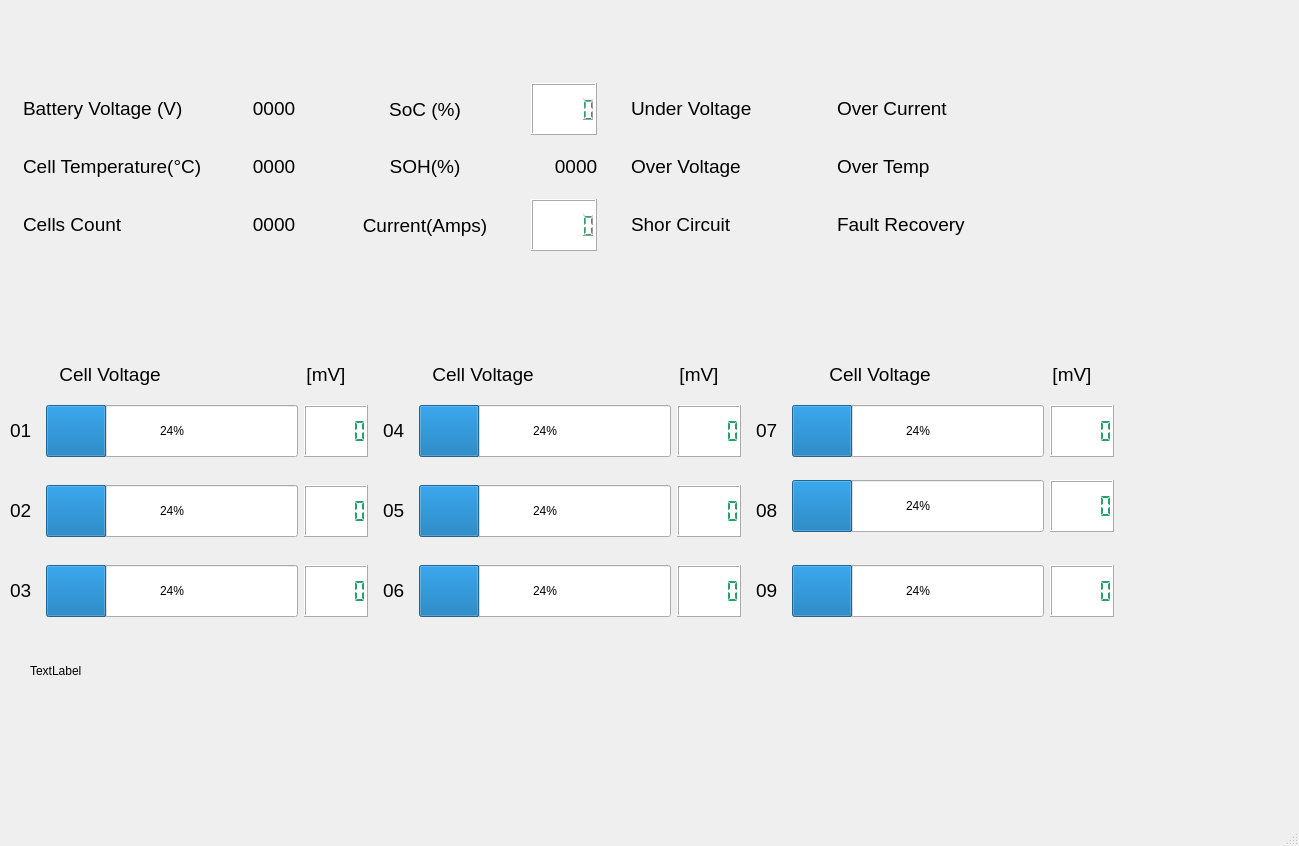
<?xml version="1.0" encoding="UTF-8"?>
<ui version="4.0">
 <class>MainWindow</class>
 <widget class="QMainWindow" name="MainWindow">
  <property name="geometry">
   <rect>
    <x>0</x>
    <y>0</y>
    <width>1299</width>
    <height>846</height>
   </rect>
  </property>
  <property name="minimumSize">
   <size>
    <width>1128</width>
    <height>700</height>
   </size>
  </property>
  <property name="windowTitle">
   <string>MainWindow</string>
  </property>
  <widget class="QWidget" name="centralwidget">
   <widget class="QLabel" name="label">
    <property name="geometry">
     <rect>
      <x>10</x>
      <y>405</y>
      <width>30</width>
      <height>50</height>
     </rect>
    </property>
    <property name="minimumSize">
     <size>
      <width>30</width>
      <height>50</height>
     </size>
    </property>
    <property name="font">
     <font>
      <pointsize>14</pointsize>
     </font>
    </property>
    <property name="text">
     <string>01</string>
    </property>
   </widget>
   <widget class="QLabel" name="label_25">
    <property name="geometry">
     <rect>
      <x>281</x>
      <y>349</y>
      <width>90</width>
      <height>50</height>
     </rect>
    </property>
    <property name="minimumSize">
     <size>
      <width>90</width>
      <height>50</height>
     </size>
    </property>
    <property name="font">
     <font>
      <pointsize>14</pointsize>
     </font>
    </property>
    <property name="text">
     <string>[mV]</string>
    </property>
    <property name="textFormat">
     <enum>Qt::PlainText</enum>
    </property>
    <property name="alignment">
     <set>Qt::AlignCenter</set>
    </property>
   </widget>
   <widget class="QLabel" name="label_28">
    <property name="geometry">
     <rect>
      <x>10</x>
      <y>349</y>
      <width>200</width>
      <height>50</height>
     </rect>
    </property>
    <property name="minimumSize">
     <size>
      <width>200</width>
      <height>50</height>
     </size>
    </property>
    <property name="font">
     <font>
      <pointsize>14</pointsize>
     </font>
    </property>
    <property name="text">
     <string>Cell Voltage</string>
    </property>
    <property name="textFormat">
     <enum>Qt::PlainText</enum>
    </property>
    <property name="alignment">
     <set>Qt::AlignCenter</set>
    </property>
   </widget>
   <widget class="QLabel" name="label_29">
    <property name="geometry">
     <rect>
      <x>383</x>
      <y>349</y>
      <width>200</width>
      <height>50</height>
     </rect>
    </property>
    <property name="minimumSize">
     <size>
      <width>200</width>
      <height>50</height>
     </size>
    </property>
    <property name="font">
     <font>
      <pointsize>14</pointsize>
     </font>
    </property>
    <property name="text">
     <string>Cell Voltage</string>
    </property>
    <property name="textFormat">
     <enum>Qt::PlainText</enum>
    </property>
    <property name="alignment">
     <set>Qt::AlignCenter</set>
    </property>
   </widget>
   <widget class="QLabel" name="label_26">
    <property name="geometry">
     <rect>
      <x>654</x>
      <y>349</y>
      <width>90</width>
      <height>50</height>
     </rect>
    </property>
    <property name="minimumSize">
     <size>
      <width>90</width>
      <height>50</height>
     </size>
    </property>
    <property name="font">
     <font>
      <pointsize>14</pointsize>
     </font>
    </property>
    <property name="text">
     <string>[mV]</string>
    </property>
    <property name="textFormat">
     <enum>Qt::PlainText</enum>
    </property>
    <property name="alignment">
     <set>Qt::AlignCenter</set>
    </property>
   </widget>
   <widget class="QLabel" name="label_30">
    <property name="geometry">
     <rect>
      <x>780</x>
      <y>349</y>
      <width>200</width>
      <height>50</height>
     </rect>
    </property>
    <property name="minimumSize">
     <size>
      <width>200</width>
      <height>50</height>
     </size>
    </property>
    <property name="font">
     <font>
      <pointsize>14</pointsize>
     </font>
    </property>
    <property name="text">
     <string>Cell Voltage</string>
    </property>
    <property name="textFormat">
     <enum>Qt::PlainText</enum>
    </property>
    <property name="alignment">
     <set>Qt::AlignCenter</set>
    </property>
   </widget>
   <widget class="QLabel" name="label_27">
    <property name="geometry">
     <rect>
      <x>1027</x>
      <y>349</y>
      <width>90</width>
      <height>50</height>
     </rect>
    </property>
    <property name="minimumSize">
     <size>
      <width>90</width>
      <height>50</height>
     </size>
    </property>
    <property name="font">
     <font>
      <pointsize>14</pointsize>
     </font>
    </property>
    <property name="text">
     <string>[mV]</string>
    </property>
    <property name="textFormat">
     <enum>Qt::PlainText</enum>
    </property>
    <property name="alignment">
     <set>Qt::AlignCenter</set>
    </property>
   </widget>
   <widget class="QLabel" name="label_32">
    <property name="geometry">
     <rect>
      <x>23</x>
      <y>83</y>
      <width>200</width>
      <height>50</height>
     </rect>
    </property>
    <property name="minimumSize">
     <size>
      <width>200</width>
      <height>50</height>
     </size>
    </property>
    <property name="font">
     <font>
      <pointsize>14</pointsize>
     </font>
    </property>
    <property name="text">
     <string>Battery Voltage (V)</string>
    </property>
    <property name="textFormat">
     <enum>Qt::PlainText</enum>
    </property>
    <property name="alignment">
     <set>Qt::AlignLeading|Qt::AlignLeft|Qt::AlignVCenter</set>
    </property>
   </widget>
   <widget class="QLabel" name="battery_Voltage">
    <property name="geometry">
     <rect>
      <x>229</x>
      <y>83</y>
      <width>90</width>
      <height>50</height>
     </rect>
    </property>
    <property name="minimumSize">
     <size>
      <width>90</width>
      <height>50</height>
     </size>
    </property>
    <property name="font">
     <font>
      <pointsize>14</pointsize>
     </font>
    </property>
    <property name="text">
     <string>0000</string>
    </property>
    <property name="textFormat">
     <enum>Qt::PlainText</enum>
    </property>
    <property name="alignment">
     <set>Qt::AlignCenter</set>
    </property>
   </widget>
   <widget class="QLabel" name="label_2">
    <property name="geometry">
     <rect>
      <x>30</x>
      <y>660</y>
      <width>1061</width>
      <height>21</height>
     </rect>
    </property>
    <property name="text">
     <string>TextLabel</string>
    </property>
   </widget>
   <widget class="QLabel" name="label_34">
    <property name="geometry">
     <rect>
      <x>23</x>
      <y>141</y>
      <width>200</width>
      <height>50</height>
     </rect>
    </property>
    <property name="minimumSize">
     <size>
      <width>200</width>
      <height>50</height>
     </size>
    </property>
    <property name="font">
     <font>
      <pointsize>14</pointsize>
     </font>
    </property>
    <property name="text">
     <string>Cell Temperature(°C)</string>
    </property>
    <property name="textFormat">
     <enum>Qt::PlainText</enum>
    </property>
    <property name="alignment">
     <set>Qt::AlignLeading|Qt::AlignLeft|Qt::AlignVCenter</set>
    </property>
   </widget>
   <widget class="QLabel" name="soh">
    <property name="geometry">
     <rect>
      <x>531</x>
      <y>141</y>
      <width>90</width>
      <height>50</height>
     </rect>
    </property>
    <property name="minimumSize">
     <size>
      <width>90</width>
      <height>50</height>
     </size>
    </property>
    <property name="font">
     <font>
      <pointsize>14</pointsize>
     </font>
    </property>
    <property name="text">
     <string>0000</string>
    </property>
    <property name="textFormat">
     <enum>Qt::PlainText</enum>
    </property>
    <property name="alignment">
     <set>Qt::AlignCenter</set>
    </property>
   </widget>
   <widget class="QLabel" name="label_40">
    <property name="geometry">
     <rect>
      <x>325</x>
      <y>141</y>
      <width>200</width>
      <height>50</height>
     </rect>
    </property>
    <property name="minimumSize">
     <size>
      <width>200</width>
      <height>50</height>
     </size>
    </property>
    <property name="font">
     <font>
      <pointsize>14</pointsize>
     </font>
    </property>
    <property name="text">
     <string>SOH(%)</string>
    </property>
    <property name="textFormat">
     <enum>Qt::PlainText</enum>
    </property>
    <property name="alignment">
     <set>Qt::AlignCenter</set>
    </property>
   </widget>
   <widget class="QLabel" name="cells_count">
    <property name="geometry">
     <rect>
      <x>229</x>
      <y>199</y>
      <width>90</width>
      <height>50</height>
     </rect>
    </property>
    <property name="minimumSize">
     <size>
      <width>90</width>
      <height>50</height>
     </size>
    </property>
    <property name="font">
     <font>
      <pointsize>14</pointsize>
     </font>
    </property>
    <property name="text">
     <string>0000</string>
    </property>
    <property name="textFormat">
     <enum>Qt::PlainText</enum>
    </property>
    <property name="alignment">
     <set>Qt::AlignCenter</set>
    </property>
   </widget>
   <widget class="QLabel" name="battery_temperature">
    <property name="geometry">
     <rect>
      <x>229</x>
      <y>141</y>
      <width>90</width>
      <height>50</height>
     </rect>
    </property>
    <property name="minimumSize">
     <size>
      <width>90</width>
      <height>50</height>
     </size>
    </property>
    <property name="font">
     <font>
      <pointsize>14</pointsize>
     </font>
    </property>
    <property name="text">
     <string>0000</string>
    </property>
    <property name="textFormat">
     <enum>Qt::PlainText</enum>
    </property>
    <property name="alignment">
     <set>Qt::AlignCenter</set>
    </property>
   </widget>
   <widget class="QLabel" name="label_36">
    <property name="geometry">
     <rect>
      <x>23</x>
      <y>199</y>
      <width>200</width>
      <height>50</height>
     </rect>
    </property>
    <property name="minimumSize">
     <size>
      <width>200</width>
      <height>50</height>
     </size>
    </property>
    <property name="font">
     <font>
      <pointsize>14</pointsize>
     </font>
    </property>
    <property name="text">
     <string>Cells Count</string>
    </property>
    <property name="textFormat">
     <enum>Qt::PlainText</enum>
    </property>
    <property name="alignment">
     <set>Qt::AlignLeading|Qt::AlignLeft|Qt::AlignVCenter</set>
    </property>
   </widget>
   <widget class="QLabel" name="label_23">
    <property name="geometry">
     <rect>
      <x>756</x>
      <y>565</y>
      <width>30</width>
      <height>50</height>
     </rect>
    </property>
    <property name="minimumSize">
     <size>
      <width>30</width>
      <height>50</height>
     </size>
    </property>
    <property name="font">
     <font>
      <pointsize>14</pointsize>
     </font>
    </property>
    <property name="text">
     <string>09</string>
    </property>
   </widget>
   <widget class="QLabel" name="label_15">
    <property name="geometry">
     <rect>
      <x>383</x>
      <y>485</y>
      <width>30</width>
      <height>50</height>
     </rect>
    </property>
    <property name="minimumSize">
     <size>
      <width>30</width>
      <height>50</height>
     </size>
    </property>
    <property name="font">
     <font>
      <pointsize>14</pointsize>
     </font>
    </property>
    <property name="text">
     <string>05</string>
    </property>
   </widget>
   <widget class="QLabel" name="label_5">
    <property name="geometry">
     <rect>
      <x>10</x>
      <y>565</y>
      <width>30</width>
      <height>50</height>
     </rect>
    </property>
    <property name="minimumSize">
     <size>
      <width>30</width>
      <height>50</height>
     </size>
    </property>
    <property name="font">
     <font>
      <pointsize>14</pointsize>
     </font>
    </property>
    <property name="text">
     <string>03</string>
    </property>
   </widget>
   <widget class="QLabel" name="label_17">
    <property name="geometry">
     <rect>
      <x>383</x>
      <y>565</y>
      <width>30</width>
      <height>50</height>
     </rect>
    </property>
    <property name="minimumSize">
     <size>
      <width>30</width>
      <height>50</height>
     </size>
    </property>
    <property name="font">
     <font>
      <pointsize>14</pointsize>
     </font>
    </property>
    <property name="text">
     <string>06</string>
    </property>
   </widget>
   <widget class="QLabel" name="label_19">
    <property name="geometry">
     <rect>
      <x>756</x>
      <y>405</y>
      <width>30</width>
      <height>50</height>
     </rect>
    </property>
    <property name="minimumSize">
     <size>
      <width>30</width>
      <height>50</height>
     </size>
    </property>
    <property name="font">
     <font>
      <pointsize>14</pointsize>
     </font>
    </property>
    <property name="text">
     <string>07</string>
    </property>
   </widget>
   <widget class="QLabel" name="label_21">
    <property name="geometry">
     <rect>
      <x>756</x>
      <y>485</y>
      <width>30</width>
      <height>50</height>
     </rect>
    </property>
    <property name="minimumSize">
     <size>
      <width>30</width>
      <height>50</height>
     </size>
    </property>
    <property name="font">
     <font>
      <pointsize>14</pointsize>
     </font>
    </property>
    <property name="text">
     <string>08</string>
    </property>
   </widget>
   <widget class="QLabel" name="label_3">
    <property name="geometry">
     <rect>
      <x>10</x>
      <y>485</y>
      <width>30</width>
      <height>50</height>
     </rect>
    </property>
    <property name="minimumSize">
     <size>
      <width>30</width>
      <height>50</height>
     </size>
    </property>
    <property name="font">
     <font>
      <pointsize>14</pointsize>
     </font>
    </property>
    <property name="text">
     <string>02</string>
    </property>
   </widget>
   <widget class="QLabel" name="label_13">
    <property name="geometry">
     <rect>
      <x>383</x>
      <y>405</y>
      <width>30</width>
      <height>50</height>
     </rect>
    </property>
    <property name="minimumSize">
     <size>
      <width>30</width>
      <height>50</height>
     </size>
    </property>
    <property name="font">
     <font>
      <pointsize>14</pointsize>
     </font>
    </property>
    <property name="text">
     <string>04</string>
    </property>
   </widget>
   <widget class="QLabel" name="UV_status">
    <property name="geometry">
     <rect>
      <x>631</x>
      <y>83</y>
      <width>150</width>
      <height>50</height>
     </rect>
    </property>
    <property name="minimumSize">
     <size>
      <width>120</width>
      <height>50</height>
     </size>
    </property>
    <property name="font">
     <font>
      <pointsize>14</pointsize>
     </font>
    </property>
    <property name="text">
     <string>Under Voltage</string>
    </property>
    <property name="textFormat">
     <enum>Qt::PlainText</enum>
    </property>
    <property name="alignment">
     <set>Qt::AlignLeading|Qt::AlignLeft|Qt::AlignVCenter</set>
    </property>
   </widget>
   <widget class="QLabel" name="OV_status">
    <property name="geometry">
     <rect>
      <x>631</x>
      <y>141</y>
      <width>150</width>
      <height>50</height>
     </rect>
    </property>
    <property name="minimumSize">
     <size>
      <width>150</width>
      <height>50</height>
     </size>
    </property>
    <property name="font">
     <font>
      <pointsize>14</pointsize>
     </font>
    </property>
    <property name="text">
     <string>Over Voltage</string>
    </property>
    <property name="textFormat">
     <enum>Qt::PlainText</enum>
    </property>
    <property name="alignment">
     <set>Qt::AlignLeading|Qt::AlignLeft|Qt::AlignVCenter</set>
    </property>
   </widget>
   <widget class="QLabel" name="SC_status">
    <property name="geometry">
     <rect>
      <x>631</x>
      <y>199</y>
      <width>150</width>
      <height>50</height>
     </rect>
    </property>
    <property name="minimumSize">
     <size>
      <width>150</width>
      <height>50</height>
     </size>
    </property>
    <property name="font">
     <font>
      <pointsize>14</pointsize>
     </font>
    </property>
    <property name="text">
     <string>Shor Circuit</string>
    </property>
    <property name="textFormat">
     <enum>Qt::PlainText</enum>
    </property>
    <property name="alignment">
     <set>Qt::AlignLeading|Qt::AlignLeft|Qt::AlignVCenter</set>
    </property>
   </widget>
   <widget class="QLabel" name="OC_status">
    <property name="geometry">
     <rect>
      <x>837</x>
      <y>83</y>
      <width>150</width>
      <height>50</height>
     </rect>
    </property>
    <property name="minimumSize">
     <size>
      <width>150</width>
      <height>50</height>
     </size>
    </property>
    <property name="font">
     <font>
      <pointsize>14</pointsize>
     </font>
    </property>
    <property name="text">
     <string>Over Current</string>
    </property>
    <property name="textFormat">
     <enum>Qt::PlainText</enum>
    </property>
    <property name="alignment">
     <set>Qt::AlignLeading|Qt::AlignLeft|Qt::AlignVCenter</set>
    </property>
   </widget>
   <widget class="QLabel" name="OT_status">
    <property name="geometry">
     <rect>
      <x>837</x>
      <y>141</y>
      <width>150</width>
      <height>50</height>
     </rect>
    </property>
    <property name="minimumSize">
     <size>
      <width>150</width>
      <height>50</height>
     </size>
    </property>
    <property name="font">
     <font>
      <pointsize>14</pointsize>
     </font>
    </property>
    <property name="text">
     <string>Over Temp</string>
    </property>
    <property name="textFormat">
     <enum>Qt::PlainText</enum>
    </property>
    <property name="alignment">
     <set>Qt::AlignLeading|Qt::AlignLeft|Qt::AlignVCenter</set>
    </property>
   </widget>
   <widget class="QLabel" name="fault_status">
    <property name="geometry">
     <rect>
      <x>837</x>
      <y>199</y>
      <width>150</width>
      <height>50</height>
     </rect>
    </property>
    <property name="minimumSize">
     <size>
      <width>150</width>
      <height>50</height>
     </size>
    </property>
    <property name="font">
     <font>
      <pointsize>14</pointsize>
     </font>
    </property>
    <property name="text">
     <string>Fault Recovery</string>
    </property>
    <property name="textFormat">
     <enum>Qt::PlainText</enum>
    </property>
    <property name="alignment">
     <set>Qt::AlignLeading|Qt::AlignLeft|Qt::AlignVCenter</set>
    </property>
   </widget>
   <widget class="QWidget" name="layoutWidget">
    <property name="geometry">
     <rect>
      <x>46</x>
      <y>405</y>
      <width>322</width>
      <height>52</height>
     </rect>
    </property>
    <layout class="QHBoxLayout" name="horizontalLayout">
     <item>
      <widget class="QProgressBar" name="progressBar_cell1">
       <property name="sizePolicy">
        <sizepolicy hsizetype="Expanding" vsizetype="Expanding">
         <horstretch>0</horstretch>
         <verstretch>0</verstretch>
        </sizepolicy>
       </property>
       <property name="minimumSize">
        <size>
         <width>250</width>
         <height>50</height>
        </size>
       </property>
       <property name="value">
        <number>24</number>
       </property>
      </widget>
     </item>
     <item>
      <widget class="QLCDNumber" name="V_cell_1">
       <property name="styleSheet">
        <string notr="true">QLCDNumber{
    color: rgb(38, 162, 105);    
    background-color: rgb(255, 255, 255);
}</string>
       </property>
       <property name="segmentStyle">
        <enum>QLCDNumber::Flat</enum>
       </property>
      </widget>
     </item>
    </layout>
   </widget>
   <widget class="QWidget" name="layoutWidget">
    <property name="geometry">
     <rect>
      <x>46</x>
      <y>485</y>
      <width>322</width>
      <height>52</height>
     </rect>
    </property>
    <layout class="QHBoxLayout" name="horizontalLayout_2">
     <item>
      <widget class="QProgressBar" name="progressBar_cell2">
       <property name="sizePolicy">
        <sizepolicy hsizetype="Expanding" vsizetype="Expanding">
         <horstretch>0</horstretch>
         <verstretch>0</verstretch>
        </sizepolicy>
       </property>
       <property name="minimumSize">
        <size>
         <width>250</width>
         <height>50</height>
        </size>
       </property>
       <property name="value">
        <number>24</number>
       </property>
      </widget>
     </item>
     <item>
      <widget class="QLCDNumber" name="V_cell_2">
       <property name="styleSheet">
        <string notr="true">QLCDNumber{
    color: rgb(38, 162, 105);    
    background-color: rgb(255, 255, 255);
}</string>
       </property>
       <property name="segmentStyle">
        <enum>QLCDNumber::Flat</enum>
       </property>
      </widget>
     </item>
    </layout>
   </widget>
   <widget class="QWidget" name="layoutWidget">
    <property name="geometry">
     <rect>
      <x>46</x>
      <y>565</y>
      <width>322</width>
      <height>52</height>
     </rect>
    </property>
    <layout class="QHBoxLayout" name="horizontalLayout_3">
     <item>
      <widget class="QProgressBar" name="progressBar_cell3">
       <property name="sizePolicy">
        <sizepolicy hsizetype="Expanding" vsizetype="Expanding">
         <horstretch>0</horstretch>
         <verstretch>0</verstretch>
        </sizepolicy>
       </property>
       <property name="minimumSize">
        <size>
         <width>250</width>
         <height>50</height>
        </size>
       </property>
       <property name="value">
        <number>24</number>
       </property>
      </widget>
     </item>
     <item>
      <widget class="QLCDNumber" name="V_cell_3">
       <property name="styleSheet">
        <string notr="true">QLCDNumber{
    color: rgb(38, 162, 105);    
    background-color: rgb(255, 255, 255);
}</string>
       </property>
       <property name="segmentStyle">
        <enum>QLCDNumber::Flat</enum>
       </property>
      </widget>
     </item>
    </layout>
   </widget>
   <widget class="QWidget" name="layoutWidget">
    <property name="geometry">
     <rect>
      <x>419</x>
      <y>405</y>
      <width>322</width>
      <height>52</height>
     </rect>
    </property>
    <layout class="QHBoxLayout" name="horizontalLayout_4">
     <item>
      <widget class="QProgressBar" name="progressBar_cell4">
       <property name="sizePolicy">
        <sizepolicy hsizetype="Expanding" vsizetype="Expanding">
         <horstretch>0</horstretch>
         <verstretch>0</verstretch>
        </sizepolicy>
       </property>
       <property name="minimumSize">
        <size>
         <width>250</width>
         <height>50</height>
        </size>
       </property>
       <property name="value">
        <number>24</number>
       </property>
      </widget>
     </item>
     <item>
      <widget class="QLCDNumber" name="V_cell_4">
       <property name="styleSheet">
        <string notr="true">QLCDNumber{
    color: rgb(38, 162, 105);    
    background-color: rgb(255, 255, 255);
}</string>
       </property>
       <property name="segmentStyle">
        <enum>QLCDNumber::Flat</enum>
       </property>
      </widget>
     </item>
    </layout>
   </widget>
   <widget class="QWidget" name="layoutWidget">
    <property name="geometry">
     <rect>
      <x>419</x>
      <y>485</y>
      <width>322</width>
      <height>52</height>
     </rect>
    </property>
    <layout class="QHBoxLayout" name="horizontalLayout_5">
     <item>
      <widget class="QProgressBar" name="progressBar_cell5">
       <property name="sizePolicy">
        <sizepolicy hsizetype="Expanding" vsizetype="Expanding">
         <horstretch>0</horstretch>
         <verstretch>0</verstretch>
        </sizepolicy>
       </property>
       <property name="minimumSize">
        <size>
         <width>250</width>
         <height>50</height>
        </size>
       </property>
       <property name="value">
        <number>24</number>
       </property>
      </widget>
     </item>
     <item>
      <widget class="QLCDNumber" name="V_cell_5">
       <property name="styleSheet">
        <string notr="true">QLCDNumber{
    color: rgb(38, 162, 105);    
    background-color: rgb(255, 255, 255);
}</string>
       </property>
       <property name="segmentStyle">
        <enum>QLCDNumber::Flat</enum>
       </property>
      </widget>
     </item>
    </layout>
   </widget>
   <widget class="QWidget" name="layoutWidget">
    <property name="geometry">
     <rect>
      <x>419</x>
      <y>565</y>
      <width>322</width>
      <height>52</height>
     </rect>
    </property>
    <layout class="QHBoxLayout" name="horizontalLayout_6">
     <item>
      <widget class="QProgressBar" name="progressBar_cell6">
       <property name="sizePolicy">
        <sizepolicy hsizetype="Expanding" vsizetype="Expanding">
         <horstretch>0</horstretch>
         <verstretch>0</verstretch>
        </sizepolicy>
       </property>
       <property name="minimumSize">
        <size>
         <width>250</width>
         <height>50</height>
        </size>
       </property>
       <property name="value">
        <number>24</number>
       </property>
      </widget>
     </item>
     <item>
      <widget class="QLCDNumber" name="V_cell_6">
       <property name="styleSheet">
        <string notr="true">QLCDNumber{
    color: rgb(38, 162, 105);    
    background-color: rgb(255, 255, 255);
}</string>
       </property>
       <property name="segmentStyle">
        <enum>QLCDNumber::Flat</enum>
       </property>
      </widget>
     </item>
    </layout>
   </widget>
   <widget class="QWidget" name="layoutWidget">
    <property name="geometry">
     <rect>
      <x>792</x>
      <y>405</y>
      <width>322</width>
      <height>52</height>
     </rect>
    </property>
    <layout class="QHBoxLayout" name="horizontalLayout_7">
     <item>
      <widget class="QProgressBar" name="progressBar_cell7">
       <property name="sizePolicy">
        <sizepolicy hsizetype="Expanding" vsizetype="Expanding">
         <horstretch>0</horstretch>
         <verstretch>0</verstretch>
        </sizepolicy>
       </property>
       <property name="minimumSize">
        <size>
         <width>250</width>
         <height>50</height>
        </size>
       </property>
       <property name="value">
        <number>24</number>
       </property>
      </widget>
     </item>
     <item>
      <widget class="QLCDNumber" name="V_cell_7">
       <property name="styleSheet">
        <string notr="true">QLCDNumber{
    color: rgb(38, 162, 105);    
    background-color: rgb(255, 255, 255);
}</string>
       </property>
       <property name="segmentStyle">
        <enum>QLCDNumber::Flat</enum>
       </property>
      </widget>
     </item>
    </layout>
   </widget>
   <widget class="QWidget" name="layoutWidget">
    <property name="geometry">
     <rect>
      <x>792</x>
      <y>480</y>
      <width>322</width>
      <height>52</height>
     </rect>
    </property>
    <layout class="QHBoxLayout" name="horizontalLayout_8">
     <item>
      <widget class="QProgressBar" name="progressBar_cell8">
       <property name="sizePolicy">
        <sizepolicy hsizetype="Expanding" vsizetype="Expanding">
         <horstretch>0</horstretch>
         <verstretch>0</verstretch>
        </sizepolicy>
       </property>
       <property name="minimumSize">
        <size>
         <width>250</width>
         <height>50</height>
        </size>
       </property>
       <property name="value">
        <number>24</number>
       </property>
      </widget>
     </item>
     <item>
      <widget class="QLCDNumber" name="V_cell_8">
       <property name="styleSheet">
        <string notr="true">QLCDNumber{
    color: rgb(38, 162, 105);    
    background-color: rgb(255, 255, 255);
}</string>
       </property>
       <property name="segmentStyle">
        <enum>QLCDNumber::Flat</enum>
       </property>
      </widget>
     </item>
    </layout>
   </widget>
   <widget class="QWidget" name="layoutWidget">
    <property name="geometry">
     <rect>
      <x>792</x>
      <y>565</y>
      <width>322</width>
      <height>52</height>
     </rect>
    </property>
    <layout class="QHBoxLayout" name="horizontalLayout_9">
     <item>
      <widget class="QProgressBar" name="progressBar_cell9">
       <property name="sizePolicy">
        <sizepolicy hsizetype="Expanding" vsizetype="Expanding">
         <horstretch>0</horstretch>
         <verstretch>0</verstretch>
        </sizepolicy>
       </property>
       <property name="minimumSize">
        <size>
         <width>250</width>
         <height>50</height>
        </size>
       </property>
       <property name="value">
        <number>24</number>
       </property>
      </widget>
     </item>
     <item>
      <widget class="QLCDNumber" name="V_cell_9">
       <property name="font">
        <font>
         <bold>false</bold>
        </font>
       </property>
       <property name="styleSheet">
        <string notr="true">QLCDNumber{
    color: rgb(38, 162, 105);    
    background-color: rgb(255, 255, 255);
}</string>
       </property>
       <property name="segmentStyle">
        <enum>QLCDNumber::Flat</enum>
       </property>
      </widget>
     </item>
    </layout>
   </widget>
   <widget class="QWidget" name="layoutWidget">
    <property name="geometry">
     <rect>
      <x>325</x>
      <y>199</y>
      <width>272</width>
      <height>52</height>
     </rect>
    </property>
    <layout class="QHBoxLayout" name="horizontalLayout_10">
     <item>
      <widget class="QLabel" name="label_42">
       <property name="minimumSize">
        <size>
         <width>200</width>
         <height>50</height>
        </size>
       </property>
       <property name="font">
        <font>
         <pointsize>14</pointsize>
        </font>
       </property>
       <property name="text">
        <string>Current(Amps)</string>
       </property>
       <property name="textFormat">
        <enum>Qt::PlainText</enum>
       </property>
       <property name="alignment">
        <set>Qt::AlignCenter</set>
       </property>
      </widget>
     </item>
     <item>
      <widget class="QLCDNumber" name="lcd_current">
       <property name="styleSheet">
        <string notr="true">QLCDNumber{
    color: rgb(38, 162, 105);    
    background-color: rgb(255, 255, 255);
}</string>
       </property>
      </widget>
     </item>
    </layout>
   </widget>
   <widget class="QWidget" name="">
    <property name="geometry">
     <rect>
      <x>325</x>
      <y>83</y>
      <width>272</width>
      <height>52</height>
     </rect>
    </property>
    <layout class="QHBoxLayout" name="horizontalLayout_11">
     <item>
      <widget class="QLabel" name="label_38">
       <property name="minimumSize">
        <size>
         <width>200</width>
         <height>50</height>
        </size>
       </property>
       <property name="font">
        <font>
         <pointsize>14</pointsize>
        </font>
       </property>
       <property name="text">
        <string>SoC (%)</string>
       </property>
       <property name="textFormat">
        <enum>Qt::PlainText</enum>
       </property>
       <property name="alignment">
        <set>Qt::AlignCenter</set>
       </property>
      </widget>
     </item>
     <item>
      <widget class="QLCDNumber" name="lcd_soc">
       <property name="styleSheet">
        <string notr="true">QLCDNumber{
	border-color: rgb(38, 162, 105);
    color: rgb(38, 162, 105);
	font: 700 14pt &quot;Ubuntu&quot;;
    background-color: rgb(255, 255, 255);
}</string>
       </property>
      </widget>
     </item>
    </layout>
   </widget>
  </widget>
  <widget class="QMenuBar" name="menubar">
   <property name="geometry">
    <rect>
     <x>0</x>
     <y>0</y>
     <width>1299</width>
     <height>22</height>
    </rect>
   </property>
  </widget>
  <widget class="QStatusBar" name="statusbar"/>
 </widget>
 <resources/>
 <connections/>
</ui>
